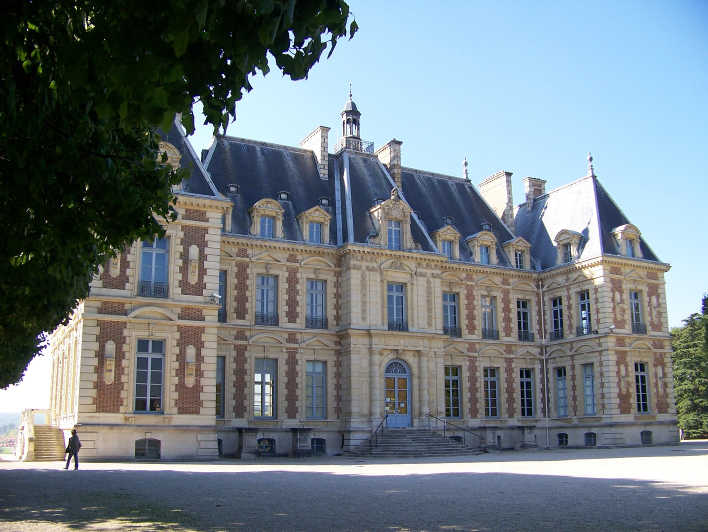
%> input picture Matlab/Tests/sift_flow_test/100_7100_2.JPG, 1416 x 1064 px (shown at 1/2 size)
$ octave sift_flow_cpp_test.m   (GNU Octave 9; MATLAB toolbox functions it lacks are replaced by stand-ins)
%> lines starting %> are read from the running program, lines starting %| are printed output that depends on the picture
### Matlab/Tests/sift_flow_test/create_sift_img.m
function sift = create_sift_img(I)
%CREATE_SIFT_IMG Create SIFT image without scale map
%   Detailed explanation goes here
I = im2single(rgb2gray(I));
[h w] = size(I);
[X,Y] = meshgrid(1:w, 1:h);
frames = [X(:) Y(:) ones(h*w,1).*3 zeros(h*w,1)]';

[f1, sift] = vl_sift(I, 'frames', frames, 'magnif', 1);
[~, ind] = sortrows(f1');
sift = sift(:, ind)';
sift = reshape(sift(:), [h w 128]);

### Matlab/Tests/sift_flow_test/sift_flow_cpp_test.m
addpath 'D:\Dev\Windows Linux\DenseCorrespondences\CPP\SiftFlowMex\x64\Debug'

%% Create SIFT images
%im1=imread('Mars-1.jpg');
%im2=imread('Mars-2.jpg');
im1=imread('100_7100_2.JPG');
%> im1 is the input picture: size 1064x1416x3 uint8; mean R, G, B 112.1, 123.6, 130.1
im2=imread('100_7101_2.JPG');
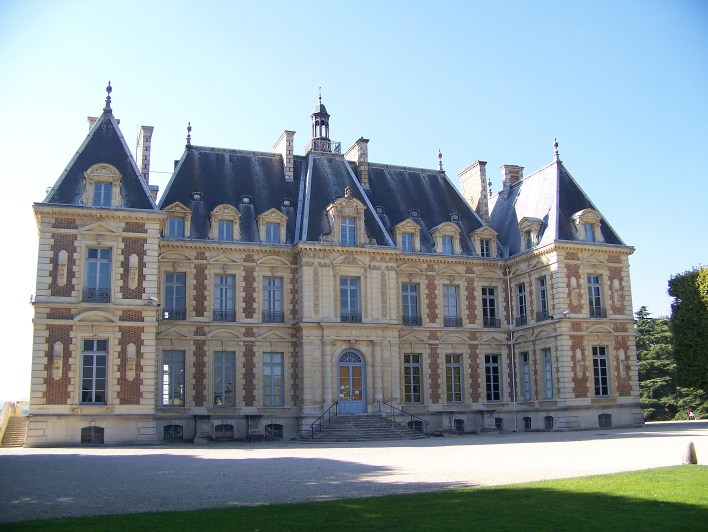
%> input picture Matlab/Tests/sift_flow_test/100_7101_2.JPG, 1416 x 1064 px (shown at 1/2 size)
%> im2 is the input picture: size 1064x1416x3 uint8; mean R, G, B 140, 154.6, 161.5

im1=imresize(imfilter(im1,fspecial('gaussian',7,1.),'same','replicate'),0.5,'bicubic');
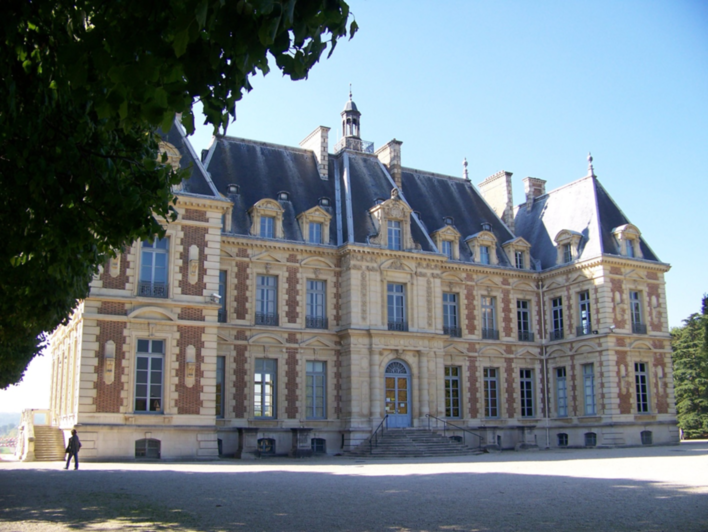
%> im1: size 532x708x3 uint8; mean R, G, B 112.1, 123.6, 130.1
im2=imresize(imfilter(im2,fspecial('gaussian',7,1.),'same','replicate'),0.5,'bicubic');
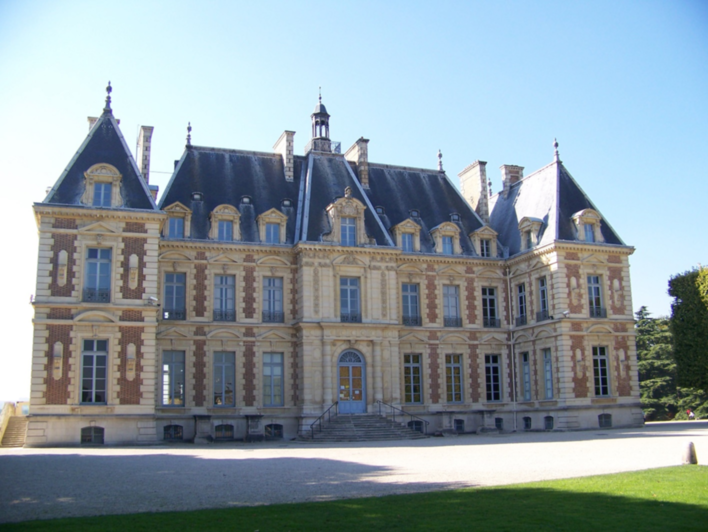
%> im2: size 532x708x3 uint8; mean R, G, B 140, 154.6, 161.5

im1=im2double(im1);
%> im1: size 532x708x3 double
im2=im2double(im2);
%> im2: size 532x708x3 double

%figure;imshow(im1);figure;imshow(im2);

cellsize=3;
gridspacing=1;

addpath(fullfile(pwd,'mexDenseSIFT'));
addpath(fullfile(pwd,'mexDiscreteFlow'));

%sift1 = mexDenseSIFT(im1,cellsize,gridspacing);
%sift2 = mexDenseSIFT(im2,cellsize,gridspacing);
sift1 = create_sift_img(im1);
%> in create_sift_img, `I = im2single(rgb2gray(I));`:
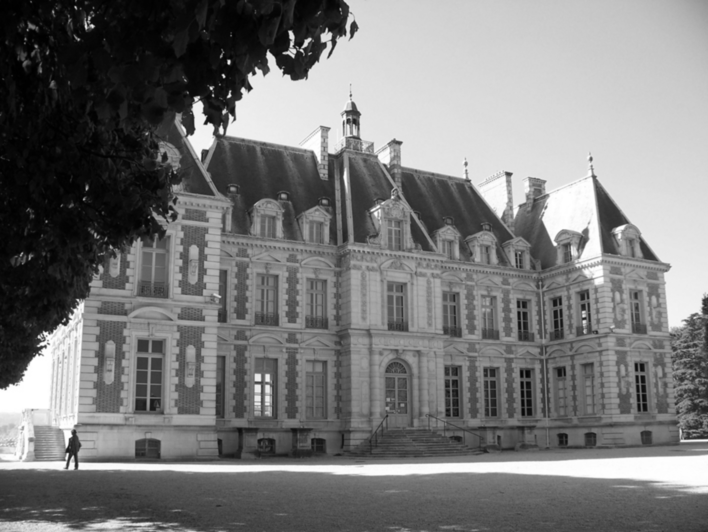
%> I: size 532x708 single; min 0, max 1, mean 0.474
%> the run ends on the next line
